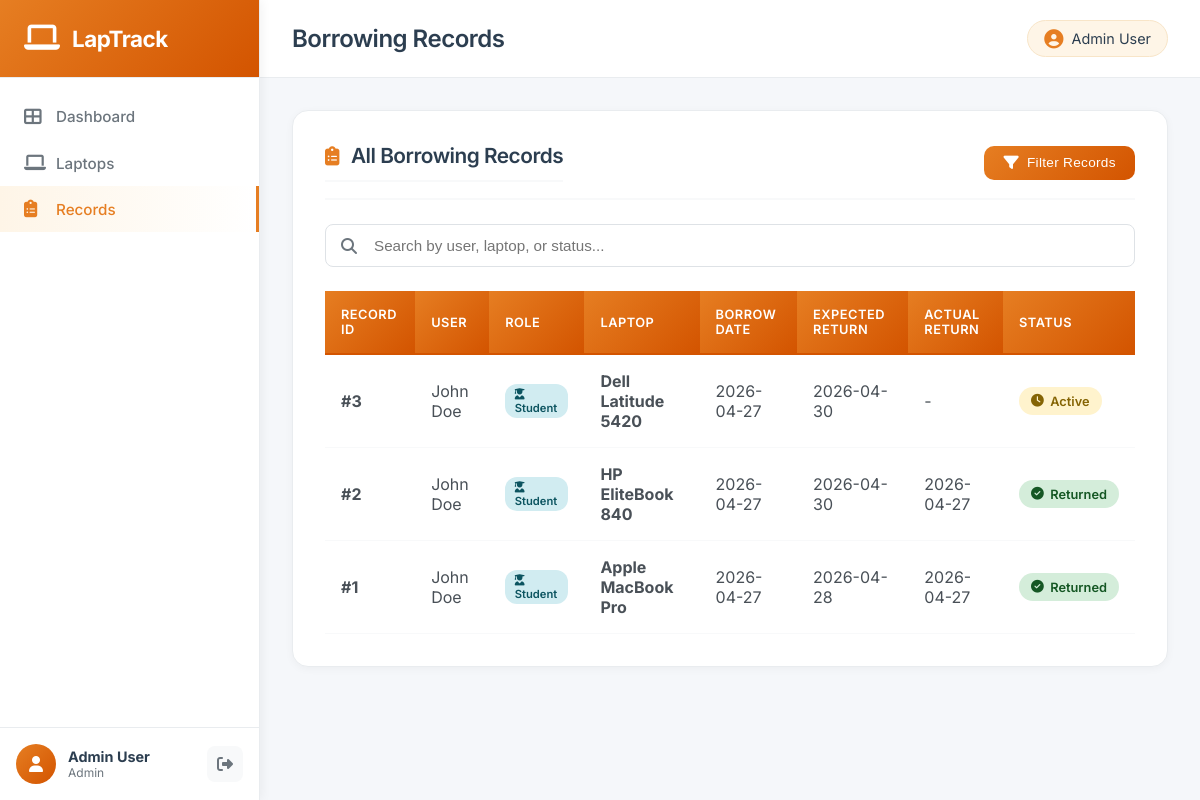
Page /admin/records (signed in) on the committed database.
### tables this page shows
CREATE TABLE borrowing_records (
            record_id INTEGER PRIMARY KEY AUTOINCREMENT,
            user_id INTEGER NOT NULL,
            laptop_id INTEGER NOT NULL,
            borrow_date TEXT NOT NULL,
            expected_return_date TEXT NOT NULL,
            actual_return_date TEXT,
            status TEXT NOT NULL DEFAULT 'active' CHECK(status IN ('active', 'returned')),
            FOREIGN KEY (user_id) REFERENCES users(user_id),
            FOREIGN KEY (laptop_id) REFERENCES laptops(laptop_id)
        );

CREATE TABLE users (
            user_id INTEGER PRIMARY KEY AUTOINCREMENT,
            username TEXT UNIQUE NOT NULL,
            password TEXT NOT NULL,
            name TEXT NOT NULL,
            role TEXT NOT NULL CHECK(role IN ('admin', 'student', 'teacher'))
        );

CREATE TABLE laptops (
            laptop_id INTEGER PRIMARY KEY AUTOINCREMENT,
            brand TEXT NOT NULL,
            model TEXT NOT NULL,
            status TEXT NOT NULL DEFAULT 'available' CHECK(status IN ('available', 'borrowed', 'maintenance'))
        );

### app.py (the view)
@app.route('/admin/records')
@login_required
def admin_records():
    if session.get('role') != 'admin':
        flash('Access denied', 'error')
        return redirect(url_for('dashboard'))
    conn = get_db()
    records = conn.execute('''
        SELECT br.*, u.name as user_name, u.role, l.brand, l.model
        FROM borrowing_records br
        JOIN users u ON br.user_id = u.user_id
        JOIN laptops l ON br.laptop_id = l.laptop_id
        ORDER BY br.borrow_date DESC
    ''').fetchall()
    conn.close()
    return render_template('admin_records.html', records=records)

### app.py (called while the page is built)
def get_db():
    conn = sqlite3.connect(DATABASE)
    conn.row_factory = sqlite3.Row
    return conn

def login_required(f):
    @wraps(f)
    def decorated_function(*args, **kwargs):
        if 'user_id' not in session:
            return redirect(url_for('login'))
        return f(*args, **kwargs)
    return decorated_function

### templates/admin_records.html (shortened to what this page needs)
{% extends "base.html" %}
{% block page_title %}Borrowing Records{% endblock %}
{% block content %}
<div class="section">
    <div class="section-header">
        <h2><i class="fas fa-clipboard-list"></i> All Borrowing Records</h2>
        <div class="action-buttons">
            <button onclick="showFilterModal()" class="btn btn-primary">
                <i class="fas fa-filter"></i> Filter Records
            </button>
        </div>
    </div>
    <div class="search-box" style="margin-bottom: 1.5rem;">
        <i class="fas fa-search"></i>
        <input type="text" id="searchInput" placeholder="Search by user, laptop, or status..." onkeyup="filterTable()">
    </div>
    <div class="table-container">
        <table class="data-table modern-table" id="recordsTable">
            <thead>
                <tr>
                    <th>Record ID</th>
                    <th>User</th>
                    <th>Role</th>
                    <th>Laptop</th>
                    <th>Borrow Date</th>
                    <th>Expected Return</th>
                    <th>Actual Return</th>
                    <th>Status</th>
                </tr>
            </thead>
            <tbody>
                {% for record in records %}
                <tr>
                    <td><strong>#{{ record.record_id }}</strong></td>
                    <td>{{ record.user_name }}</td>
                    <td>
                        <span class="role-badge role-{{ record.role }}">
                            <i class="fas fa-{% if record.role == 'student' %}user-graduate{% elif record.role == 'teacher' %}chalkboard-teacher{% else %}user-shield{% endif %}"></i>
                            {{ record.role|capitalize }}
                        </span>
                    </td>
                    <td><strong>{{ record.brand }} {{ record.model }}</strong></td>
                    <td>{{ record.borrow_date[:10] }}</td>
                    <td>{{ record.expected_return_date }}</td>
                    <td>{{ record.actual_return_date[:10] if record.actual_return_date else '-' }}</td>
                    <td>
                        <span class="badge {% if record.status == 'active' %}badge-borrowed{% else %}badge-returned{% endif %}">
                            <i class="fas fa-{% if record.status == 'active' %}clock{% else %}check-circle{% endif %}"></i>
                            {{ record.status|capitalize }}
                        </span>
                    </td>
                </tr>
                {% endfor %}
            </tbody>
        </table>
    </div>
</div>
{% endblock %}

### templates/base.html (shortened to what this page needs)
<!DOCTYPE html>
<html lang="en">
<head>
    <link rel="stylesheet" href="https://cdnjs.cloudflare.com/ajax/libs/font-awesome/6.4.0/css/all.min.css">
    <link rel="stylesheet" href="{{ url_for('static', filename='style.css') }}">
</head>
<body>
    {% if session.user_id %}
    <div class="dashboard-layout">
        <aside class="sidebar">
            <div class="sidebar-header">
                <i class="fas fa-laptop"></i>
                <h2>LapTrack</h2>
            </div>
            <nav class="sidebar-nav">
                <a href="{{ url_for('dashboard') }}" class="nav-item {% if request.endpoint == 'dashboard' %}active{% endif %}">
                    <i class="fas fa-th-large"></i>
                    <span>Dashboard</span>
                </a>
                {% if session.role == 'admin' %}
                <a href="{{ url_for('admin_laptops') }}" class="nav-item {% if request.endpoint in ['admin_laptops', 'laptop_history', 'add_laptop', 'edit_laptop'] %}active{% endif %}">
                    <i class="fas fa-laptop"></i>
                    <span>Laptops</span>
                </a>
                <a href="{{ url_for('admin_records') }}" class="nav-item {% if request.endpoint == 'admin_records' %}active{% endif %}">
                    <i class="fas fa-clipboard-list"></i>
                    <span>Records</span>
                </a>
                {% endif %}
            </nav>
            <div class="sidebar-footer">
                <div class="user-info">
                    <div class="user-avatar">
                        <i class="fas fa-user"></i>
                    </div>
                    <div class="user-details">
                        <strong>{{ session.name }}</strong>
                        <span>{{ session.role|capitalize }}</span>
                    </div>
                </div>
                <a href="{{ url_for('logout') }}" class="logout-btn" title="Logout">
                    <i class="fas fa-sign-out-alt"></i>
                </a>
            </div>
        </aside>
        <div class="main-content">
            <header class="topbar">
                <div class="topbar-left">
                    <h1>{% block page_title %}Dashboard{% endblock %}</h1>
                </div>
                <div class="topbar-right">
                    <div class="user-badge">
                        <i class="fas fa-user-circle"></i>
                        <span>{{ session.name }}</span>
                    </div>
                </div>
            </header>
            <div class="content-area">
                {% block content %}{% endblock %}
            </div>
        </div>
    </div>
    {% else %}
    {% block login_content %}{% endblock %}
    {% endif %}
</body>
</html>

### rows in the picture
borrowing_records: record_id "3", user_name "John Doe", role "Student", brand "Dell", model "Latitude 5420", borrow_date "2026-04-27", expected_return_date "2026-04-30", actual_return_date "-", status "Active"
borrowing_records: record_id "2", user_name "John Doe", role "Student", brand "HP", model "EliteBook 840", borrow_date "2026-04-27", expected_return_date "2026-04-30", actual_return_date "2026-04-27", status "Returned"
borrowing_records: record_id "1", user_name "John Doe", role "Student", brand "Apple", model "MacBook Pro", borrow_date "2026-04-27", expected_return_date "2026-04-28", actual_return_date "2026-04-27", status "Returned"

### other values in the picture
{{ session.name }} "Admin User"
{{ session.role|capitalize }} "Admin"
